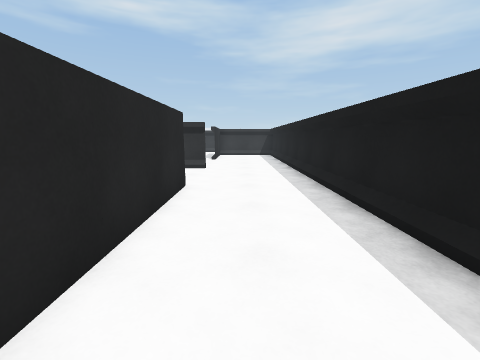
View 1 (above)

24 first-person views from a walk through a Unity game level. The camera is 1.3 m above the floor, tilts 10° down and sees 90° across. The floor is counted in squares, 1 m on a side. Each view is taken from the middle of a square. On the plan, view 1 faces up. The plan holds only what a view shows up to about 12 squares ahead; the rest is blank. The place goes on beyond the plan. Some surface patterns are stand-ins.

View 2
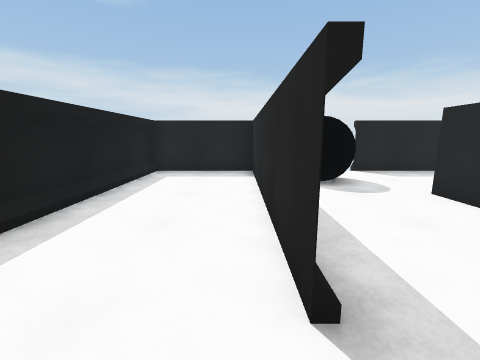

View 3
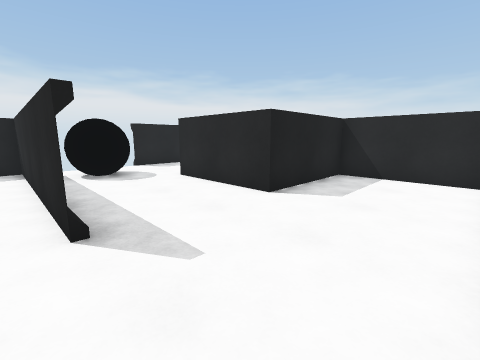

View 4
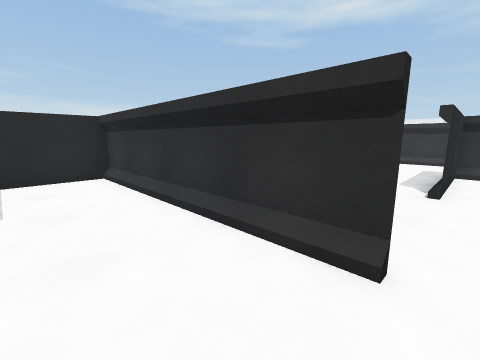

View 5
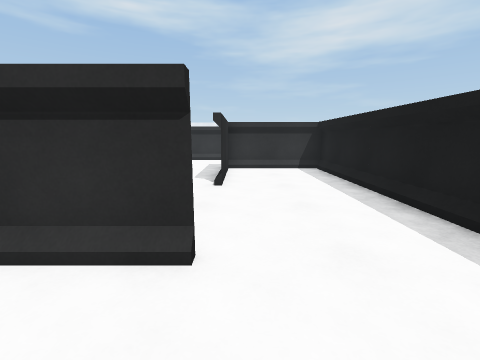

View 6
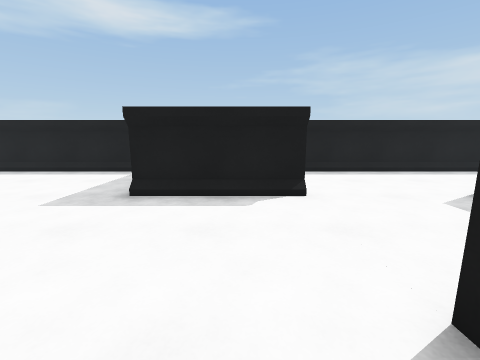

View 7
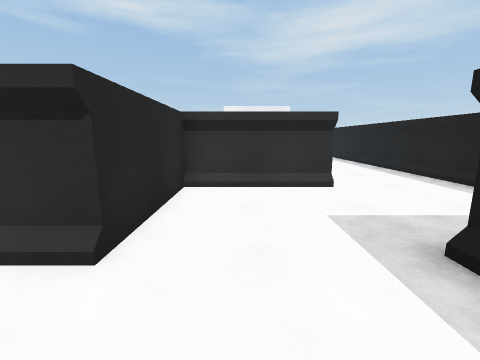

View 8
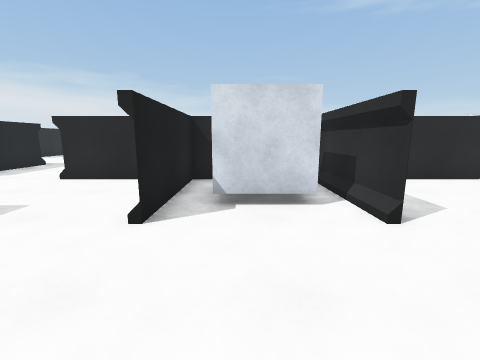

View 9
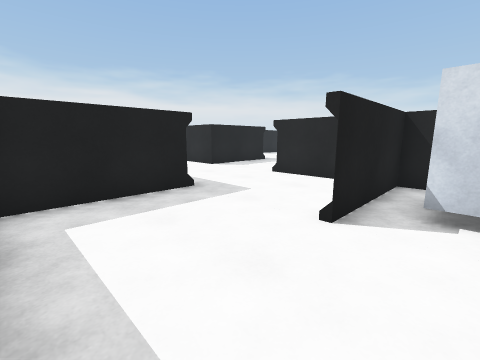

View 10
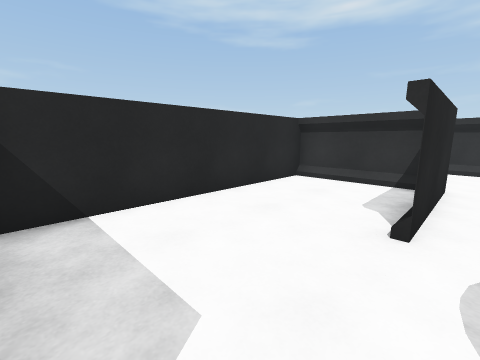

View 11
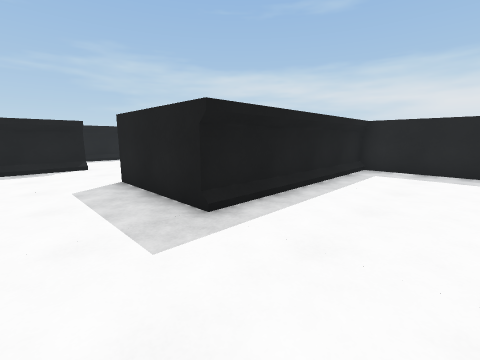

View 12
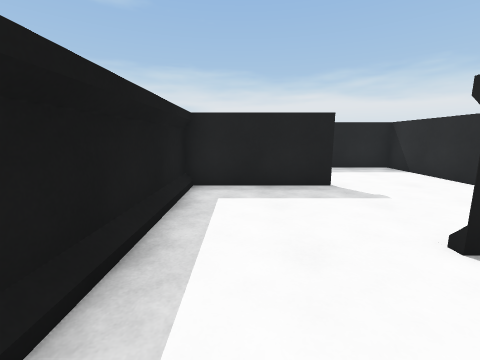

View 13
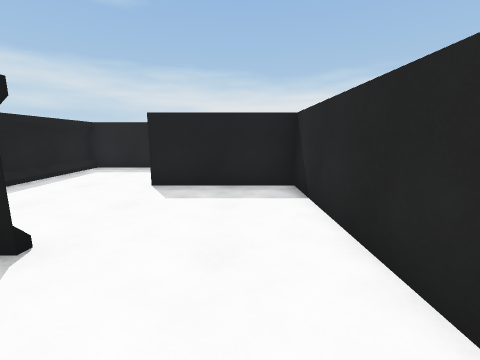

View 14
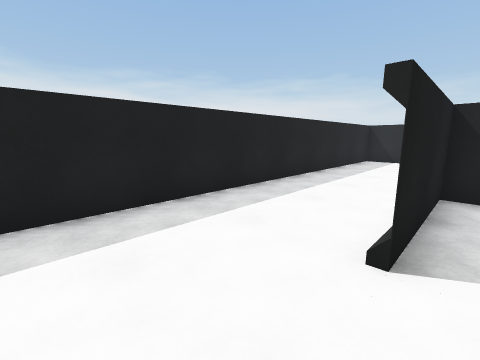

View 15
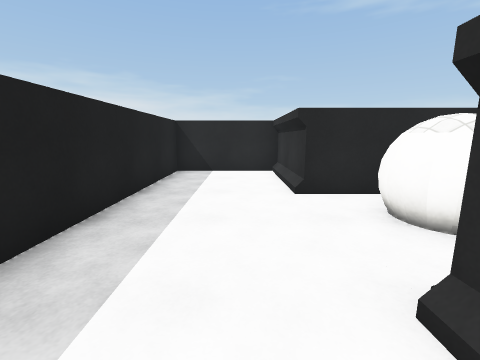

View 16
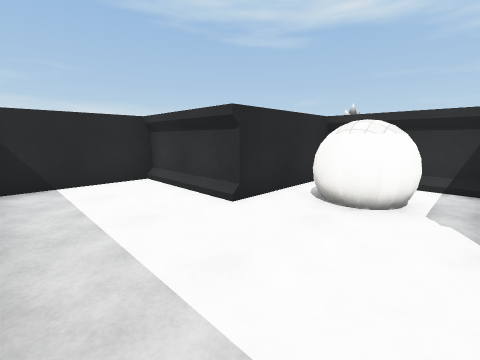

View 17
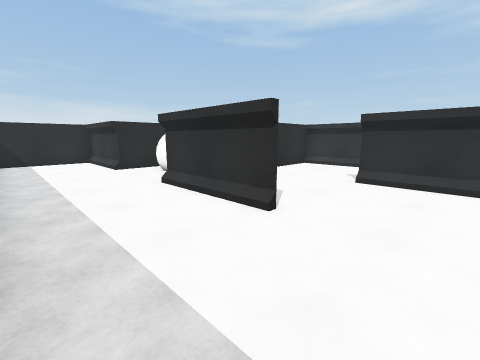

View 18
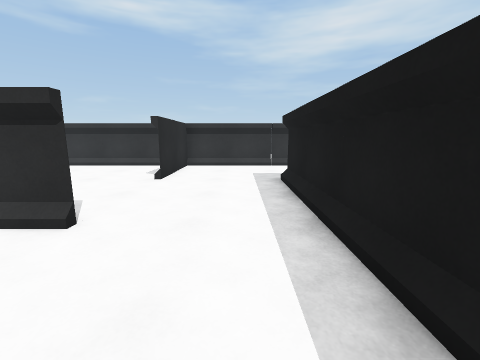

View 19
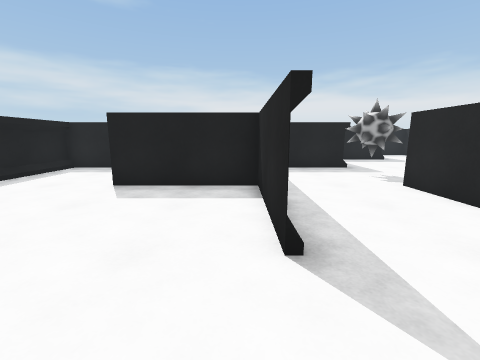

View 20
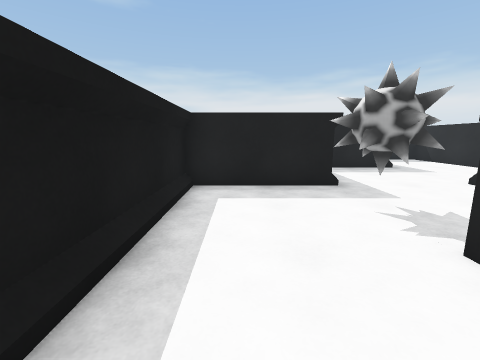

View 21
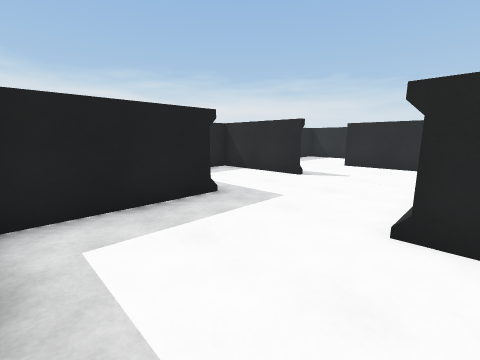

View 22
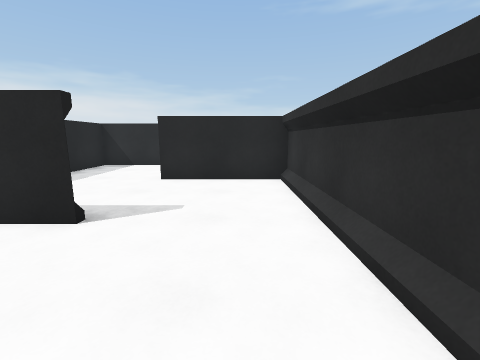

View 23
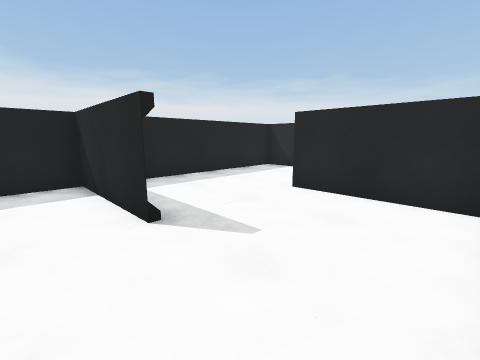

View 24
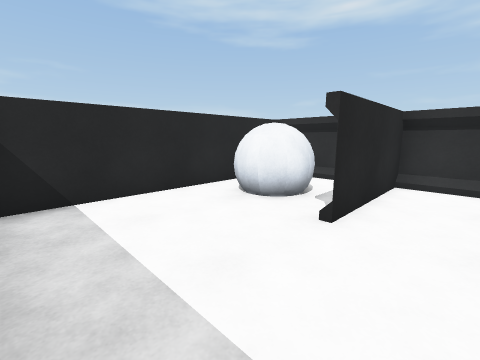

### Floor plan
Points are (right, up) in squares from view 1. A wall is a line through its corners. A room is listed if a view was taken in it or the views show most of it. See-through windows are left out.
Room 1 (views 1, 2, 3, 4, 5, 6, 7, 8, 9, 10, 11, 12, 13, 14, 15, 16, 17, 18, 19, 20, 21, 22, 23, 24)
walls: (-17.6, 10.5) (-13.5, 10.5); (-13.4, 10.5) (-16.7, 10.5); (-17.9, 6.5) (-19.6, 6.5); (-13.6, 6.5) (-5.5, 6.5) (-5.5, 2.5); (-17.5, 14.5) (-17.5, 2.5) (-13.5, 2.5) (-17.6, 2.5); (-21.5, 6.5) (-21.5, 2.5) (-25.5, 2.5) (-25.5, -1.5) (-5.5, -1.5); (-21.6, 6.5) (-17.5, 6.5) (-17.5, 11.8); (-21.5, 12.6) (-21.5, 10.5); (-9.5, 6.5) (-9.5, 14.5) (-5.5, 14.5); (-25.5, 7.1) (-25.5, 6.2); (-13.5, 18.5) (-13.5, 14.5); (-6, 6.5) (-13.5, 6.5); (-25.6, 2.5) (-21.9, 2.5); (-27.4, 6.5) (-33.5, 6.5) (-33.5, 2.5); (-8.6, 18.5) (-19.2, 18.5); (-9.5, -1.5) (-9.5, 2.5); (-1.4, 10.5) (-9.5, 10.5) (-9.5, -1.1); (-1.5, 6.6) (-1.5, -1.5) (2.5, -1.5) (2.5, 18.5) (-1.5, 18.5) (2.1, 18.5); (-29.5, 2.6) (-29.5, -1.5) (-27.9, -1.5); (-1.5, 14.4) (-1.5, 18.5) (-1.5, 14.5); (-5.5, 23.2) (-5.5, 18.5) (-6.6, 18.5); (-35.1, 6.5) (-36.5, 6.5); (-1.4, 22.5) (-5.5, 22.5) (-1.5, 22.5); (2.5, 20.2) (2.5, 26.5); (-37.5, 5.3) (-37.5, -1.5) (-31.1, -1.5); (-1.5, 26.5) (-5.5, 26.5)
objects: ball (-36, 3) to (-35, 4); other object (-22, 8) to (-21, 9); white ball (-20, 4) to (-19, 5); black ball (-4, 0) to (-3, 1); cube (-4, 24) to (-3, 25)

Positions as (right, up) in squares from view 1, and headings:
1: (0, 0), facing up
2: (-1, 8), facing down
3: (-1, 10), facing down-left
4: (-1, 8), facing up-left
5: (-1, 8), facing up
6: (-7, 16), facing right
7: (-4, 16), facing up
8: (2, 24), facing left
9: (2, 24), facing down-left
10: (-5, -1), facing up-left
11: (-13, 17), facing down-right
12: (-11, 13), facing down
13: (-16, 9), facing down
14: (-11, 3), facing down-left
15: (-16, 1), facing left
16: (-18, -1), facing up-left
17: (-11, -1), facing up-left
18: (-11, 7), facing up
19: (-17, 17), facing down
20: (-19, 13), facing down
21: (-22, 7), facing down-left
22: (-26, 5), facing left
23: (-28, 6), facing down-left
24: (-32, -1), facing up-left
